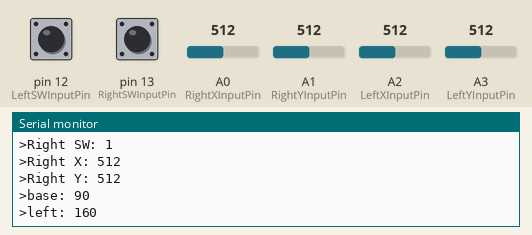
Simulated run of this sketch. Board: Arduino Uno, built with avr-gcc and run on an emulated ATmega328P. Shown: the last lines printed to the serial monitor. The inputs (shaded band) are chosen by the test bench; at power-on: A0 (RightXInputPin) = 512, A1 (RightYInputPin) = 512, pin 12 (LeftSWInputPin) HIGH, pin 13 (RightSWInputPin) HIGH, A2 (LeftXInputPin) = 512, A3 (LeftYInputPin) = 512.

Above: at 1.2 s.
1.3 s: A0 (RightXInputPin) set to 716
At 2.3 s:
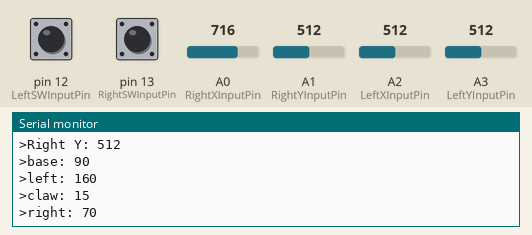
2.8 s: A1 (RightYInputPin) set to 716
At 3.8 s:
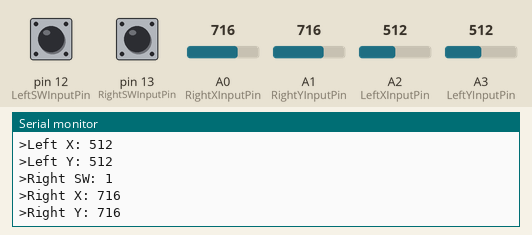

Measured:
- after the input at 1.3 s, the serial monitor: prints a new line at once (image 1)
- after the input at 2.8 s, the serial monitor: prints a new line at once (image 2)

The sketch:

robotarm.ino
```cpp
 /*
Controls inventor.io "Robotic Arm Kit" using 2 joysticks:

    • left  joystick / left/right  => base
    • left  joystick / up/down     => up/down (left servo)
    • right joystick / left/right  => claw
    • right joystick / up/down     => in/out (right servo)
*/

#include <Arduino.h>
#include "MyServo.h"
#include "Joystick.h"

// Servo

const int baseOutputPin     = 3;
const int clawOutputPin     = 11;
const int leftOutputPin     = 9;
const int rightOutputPin    = 10;

MyServo base;
MyServo claw;
MyServo left;
MyServo right;

// Joysticks

const int LeftSWInputPin    = 12;
const int LeftXInputPin     = A2;
const int LeftYInputPin     = A3;
const int RightSWInputPin   = 13;
const int RightXInputPin    = A0;
const int RightYInputPin    = A1;

Joystick Left;
Joystick Right;

void setup ()
{
    // Servo

    base    = MyServo(baseOutputPin);
    claw    = MyServo(clawOutputPin);
    left    = MyServo(leftOutputPin);
    right   = MyServo(rightOutputPin);

    claw.SetLimits(0, 20);
    left.SetLimits(90, 180);

    ResetServos();

    // Joysticks

    Left    = Joystick(LeftSWInputPin,  LeftXInputPin,  LeftYInputPin);
    Right   = Joystick(RightSWInputPin, RightXInputPin, RightYInputPin);

    // Serial

    Serial.begin(115200);
}

int lastLeftSWState     = 1; // Initial state of SW press is high/input pull-up
int lastRightSWState    = 1;

void loop()
{
    // Read joystick inputs

    Left.ReadInput();

    Serial.print(">Left SW: ");
    Serial.println(Left.GetSWInput());
    Serial.print(">Left X: ");
    Serial.println(Left.GetXInput());
    Serial.print(">Left Y: ");
    Serial.println(Left.GetYInput());

    Right.ReadInput();

    Serial.print(">Right SW: ");
    Serial.println(Right.GetSWInput());
    Serial.print(">Right X: ");
    Serial.println(Right.GetXInput());
    Serial.print(">Right Y: ");
    Serial.println(Right.GetYInput());

    // Adjust servo output

    if(Left.GetYInput() < 200) {    --base; }
    if(Left.GetYInput() > 1000) {   ++base; }

    Serial.print(">base: ");
    Serial.println(base.GetAngle());

    if(Left.GetXInput() < 200) {    ++left; }
    if(Left.GetXInput() > 1000) {   --left; }

    Serial.print(">left: ");
    Serial.println(left.GetAngle());

    if(Right.GetYInput() < 200) {   ++claw; }
    if(Right.GetYInput() > 1000) {  --claw; }

    Serial.print(">claw: ");
    Serial.println(claw.GetAngle());

    if(Right.GetXInput() < 200) {   ++right; }
    if(Right.GetXInput() > 1000) {  --right; }

    Serial.print(">right: ");
    Serial.println(right.GetAngle());

    // Re-center base servo on left joystick press
    if(Left.GetSWInput() != lastLeftSWState)
    {
        if(Left.GetSWInput() == 0) { base = 90; }       // High-to-low/negative edge transition
        lastLeftSWState = Left.GetSWInput();
    }
    // Reset servos on right joystick press
    if(Right.GetSWInput() != lastRightSWState)
    {
        if(Right.GetSWInput() == 0) { ResetServos(); }  // High-to-low/negative edge transition
        lastRightSWState = Right.GetSWInput();
    }

    delay(10);
}

inline void ResetServos()
{
    base    = 90;
    claw    = 15;
    left    = 160;
    right   = 70;
}
```

Joystick.cpp
```cpp
#include <math.h>
#include "Joystick.h"

/* Anonymous namespace declarations

Note:

An anonymous namespace allows distinct, instance-scoped variables and method declarations.

Statically-declared variables (outside of an anonymous namespace) are shared between ALL class instances.
*/
namespace
{
	int swTempInput;
	int xTempInput;
	int yTempInput;
};

// Class accessors

int Joystick::GetSWInput()	{ return _swInput; }
int Joystick::GetXInput()	{ return _xInput; }
int Joystick::GetYInput()	{ return _yInput; }

// Class constructors

Joystick::Joystick() { }
Joystick::Joystick(unsigned short SWInputPin, unsigned short XPInputPin, unsigned short YInputPin) :
	_swInputPin(SWInputPin),
	_xInputPin(XPInputPin),
	_yInputPin(YInputPin)
{
	pinMode(_swInputPin, INPUT_PULLUP); // 1 by default, 0 when pressed
	pinMode(_xInputPin,  INPUT);
	pinMode(_yInputPin,  INPUT);
}

// Class methods

void Joystick::ReadInput()
{
	swTempInput  = digitalRead(_swInputPin);
	xTempInput   = analogRead(_xInputPin);
	yTempInput   = analogRead(_yInputPin);

    if(_swInput != swTempInput)
	{
		_swInput = swTempInput;
	}
	if(abs(_xInput - xTempInput) > 25) // Brute-force noise filtration
	{
		_xInput = xTempInput;
	}
	if(abs(_yInput - yTempInput) > 25)
	{
		_yInput = yTempInput;
	}
}
```

Joystick.h
```cpp
/* Wrapper class for reading joystick input. */

#ifndef Joystick_h
#define Joystick_h

class Joystick
{
private:
    unsigned short 	_swInputPin;
    unsigned short 	_xInputPin;
    unsigned short 	_yInputPin;

    int 			_swInput;
    int 			_xInput;
    int 			_yInput;

public :
    // Note: call the "ReadInput" method before using the following "Get..." accessors
    int GetSWInput();
    int GetXInput();
    int GetYInput();

    // Constructors

	Joystick();
    Joystick(unsigned short SWInputPin, unsigned short XPInputPin, unsigned short YInputPin);

    // Methods

    void ReadInput(); // Read and store the current input
};

#endif
```

MyServo.cpp
```cpp
#include "MyServo.h"

// Class accessors

unsigned short MyServo::GetAngle() 		{ return _angle; }
unsigned short MyServo::GetLowLimit() 	{ return _lowLimit;  }
unsigned short MyServo::GetHighLimit()	{ return _highLimit; }

// Class operators

Servo&	MyServo::operator++()
{
	if(_angle >= _highLimit) { return *this; }

	_angle++;
	write(_angle);
	return *this;
}
Servo 	MyServo::operator++(int)
{
	if(_angle >= _highLimit) { return *this; }

	Servo temp = *this;
	++*this;
	return temp;
}
Servo& 	MyServo::operator--()
{
	if(_angle <= _lowLimit) { return *this; }

	_angle--;
	write(_angle);
	return *this;
}
Servo 	MyServo::operator--(int)
{
	if(_angle <= _lowLimit) { return *this; }

	Servo temp = *this;
	--*this;
	return temp;
}
void 	MyServo::operator=(int Value)
{
	if(Value <= _lowLimit || Value >= _highLimit) { return; }

	_angle = Value;
	write(_angle);
}

// Class (de)constructors

MyServo::MyServo() { }
MyServo::MyServo(unsigned short OutputPin) :
	_outputPin(OutputPin)
{
	attach(_outputPin);
}
MyServo::~MyServo() { }

// Class methods

void MyServo::SetLimits(unsigned short Min, unsigned short Max)
{
	// Minimum
	if(Min >= 0 && Min <= 180 && Min <= Max)
	{
		_lowLimit = Min;

		if(_angle < _lowLimit) { *this = _lowLimit; }	// Adjust angle of rotation if current exceeds minimum
	}

	// Maximum
	if(Max >= 0 && Max <= 180 && Max >= Min)
	{
		_highLimit	= Max;

		if(_angle > _highLimit) { *this = _highLimit; }	// Adjust angle of rotation if current exceeds maximum
	}
}
```

MyServo.h
```cpp
/* Controls a 180 degree servo and allows for limitations on angle of rotation at runtime. */

#ifndef MyServo_h
#define MyServo_h

#include <Servo.h>

class MyServo : Servo
{
private:
    unsigned short _angle;
    unsigned short _outputPin;
	unsigned short _lowLimit	= 0;
	unsigned short _highLimit	= 180;

public:
	unsigned short GetAngle(void);
	unsigned short GetLowLimit();
	unsigned short GetHighLimit();

	// Increase angle
    Servo&	operator++();		// Prefix increment
    Servo 	operator++(int);	// Postfix increment

	// Decrease angle
	Servo& 	operator--();		// Prefix decrement
	Servo 	operator--(int);	// Postfix decrement

	// Set angle
	void 	operator=(int);

	MyServo();
    MyServo(unsigned short OutputPin);
	~MyServo();

	// Sets limits on the angle of rotation and adjusts current angle of rotation if necessary
	void SetLimits(unsigned short Min, unsigned short Max);
};

#endif
```
